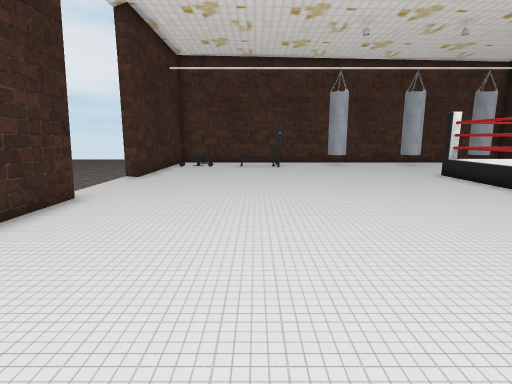
View 1 (above)

12 first-person views from a walk through a scene from a Unity 3-D project. The camera is 1.5 m above the floor, tilts 10° down and sees 80° across. The floor is counted in squares, 1 m on a side. Each view is taken from the middle of a square. On the plan, view 1 faces up. The plan holds only what a view shows up to about 15 squares ahead; the rest is blank. The place goes on beyond the plan. Some animated figures are not drawn.

View 2
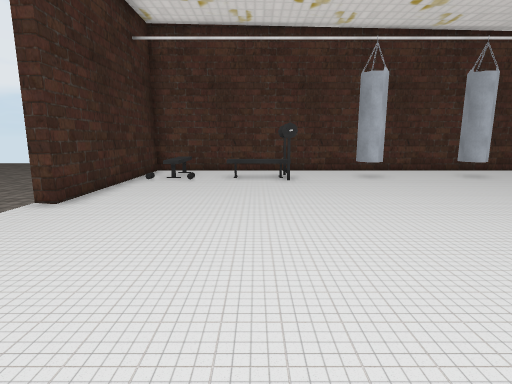

View 3
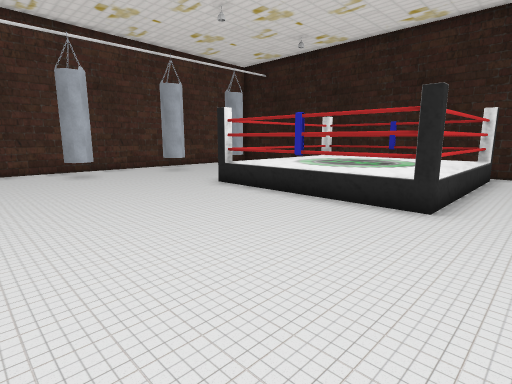

View 4
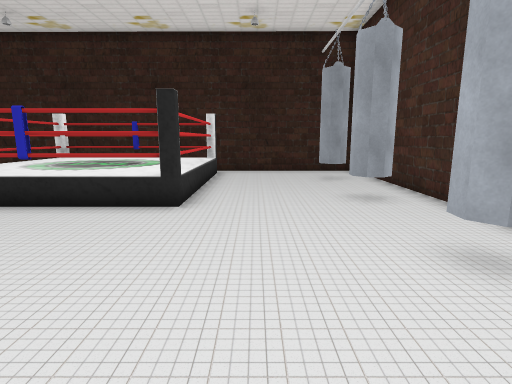

View 5
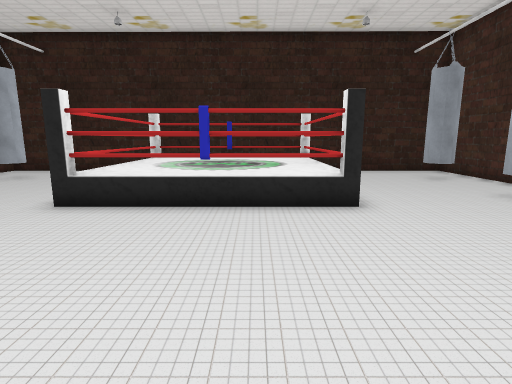

View 6
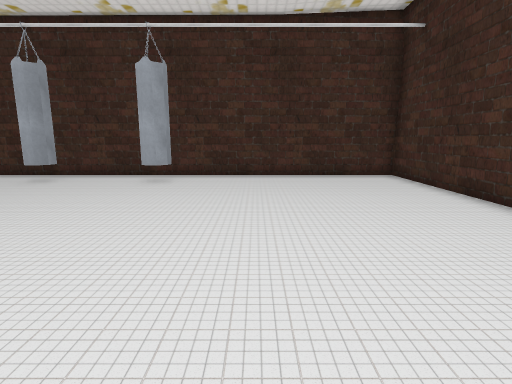

View 7
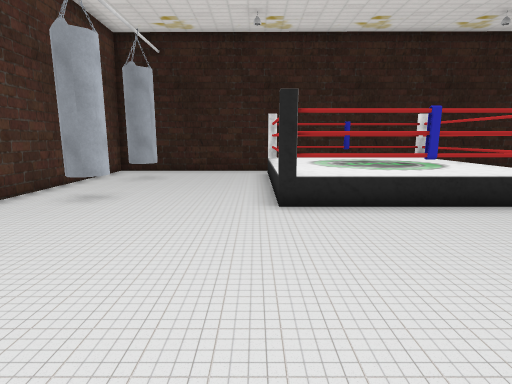

View 8
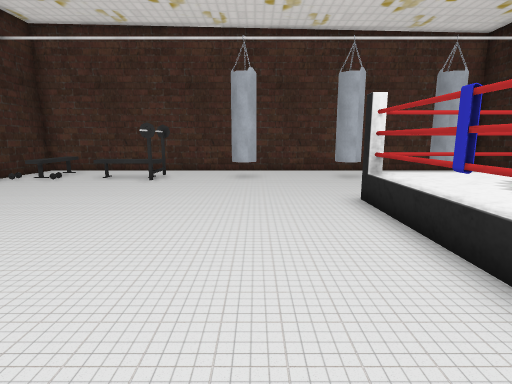

View 9
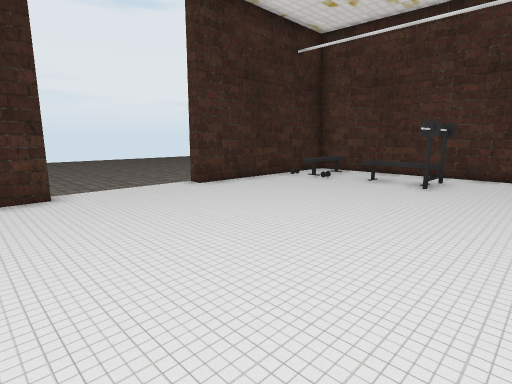

View 10
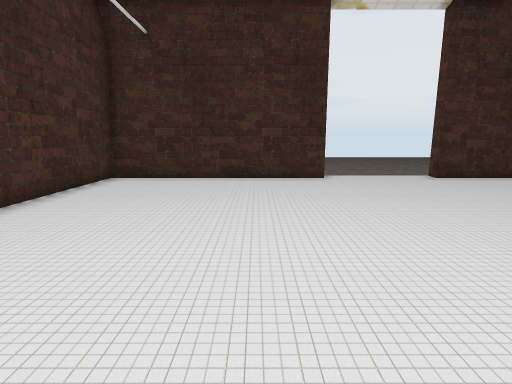

View 11
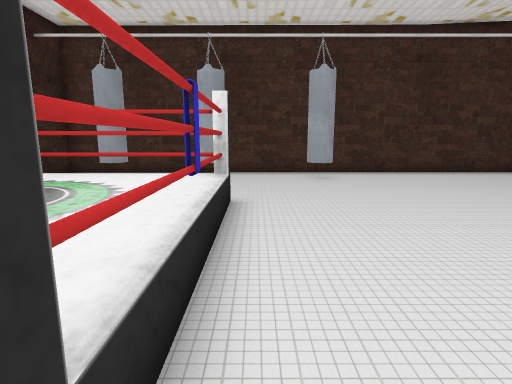

View 12
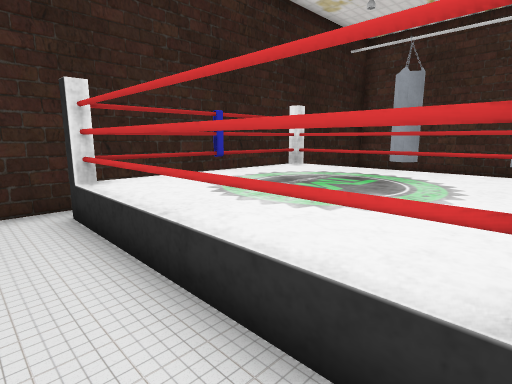

### Floor plan
Key: @ floor where view 1 was taken; # wall or solid block; x gap in a wall; . floor; = window, fence, low wall or low ledge; ^ raised ledge; v drop or lower ground.
Columns run from 5 left of view 1 to 15 right of it. Each row starts with its distance up from view 1.
 19 #####################
 18 #.^.................#
 17 #.^.^^^...#...#.....#
 16 #.^...#.............#
 15 #...................#
 14 #...................#
 13 #...................#
 12 x............#^^^^^##
 11 v............^^^^^^^#
 10 v............^^^^^^^#
  9 v............^^^^^^^#
  8 v............^^^^^^^#
  7 #............^^^^^^^#
  6 #............#=====##
  5 #...................#
  4 #...................#
  3 #...................#
  2 #...................#
  1 #.........#...#.....#
  0 #....@..............#
 -1 v####################

Positions as (right, up) in squares from view 1, and headings:
1: (0, 0), facing up
2: (0, 5), facing up
3: (1, 4), facing up-right
4: (1, 4), facing right
5: (1, 8), facing right
6: (1, 12), facing down
7: (1, 13), facing right
8: (5, 5), facing up
9: (4, 6), facing up-left
10: (7, 5), facing left
11: (7, 13), facing down
12: (8, 14), facing down-right
